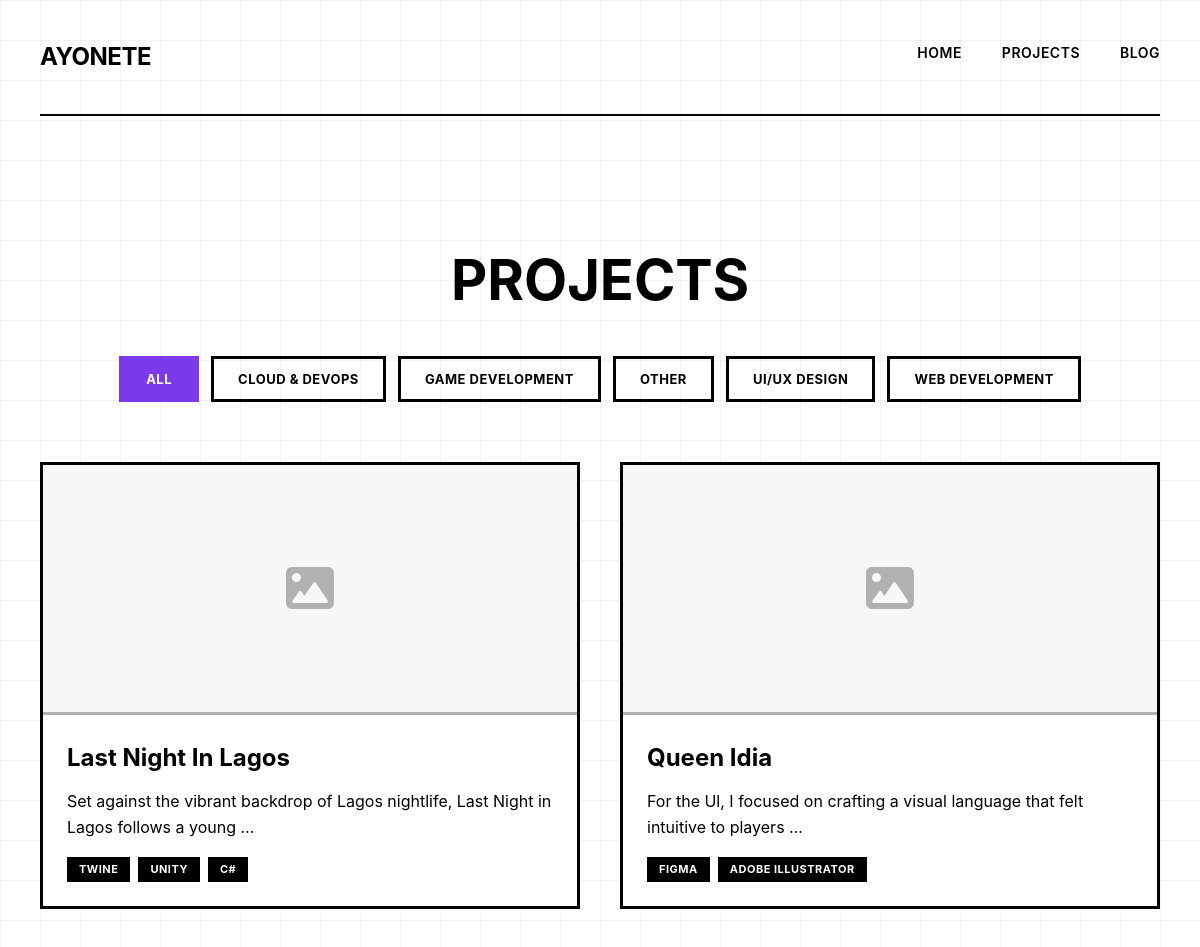
The page /projects/ (upper part) on the database as committed earlier.
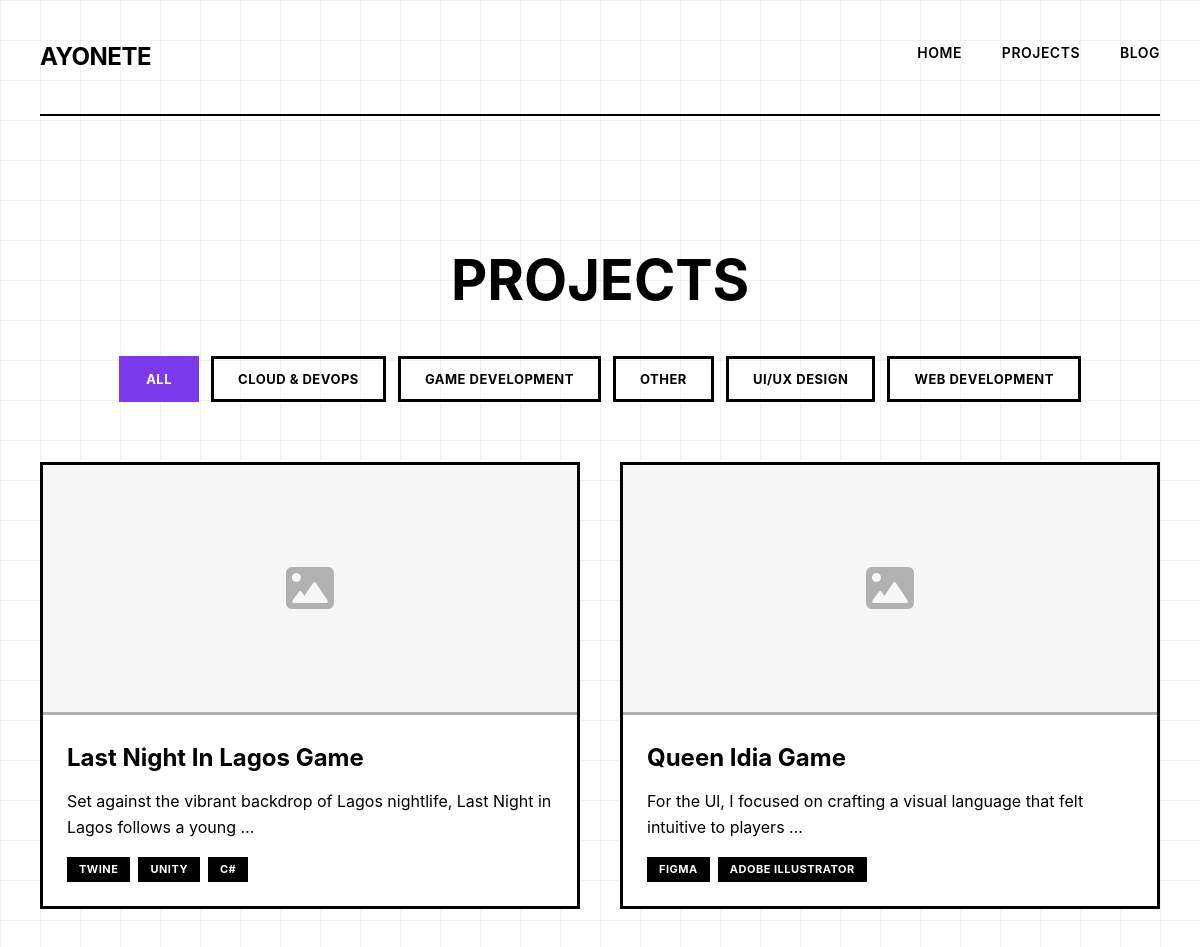
The same page on the database as committed later.
### portfolio/models.py (models this page shows, shortened)
class Project(models.Model):
    title = models.CharField(max_length=200)
    slug = models.SlugField(unique=True, blank=True)
    categories = models.ManyToManyField(Category, related_name='projects')
    short_description = models.CharField(max_length=150)
    description = RichTextUploadingField()
    technologies = models.CharField(max_length=200)  # Comma-separated
    image = models.ImageField(upload_to='projects/', blank=True, null=True)
    project_url = models.URLField(blank=True)
    github_url = models.URLField(blank=True)
    date_completed = models.DateField()
    featured = models.BooleanField(default=False)
    class Meta:
        ordering = ['-date_completed']
    def get_tech_list(self):
        return [tech.strip() for tech in self.technologies.split(',')]

### portfolio/views.py (the view)
# urls.py: path('projects/', views.projects, name='projects'),
def projects(request):
    category_slug = request.GET.get('category')
    if category_slug:
        projects_list = Project.objects.filter(categories__slug=category_slug).distinct()
    else:
        projects_list = Project.objects.all()
    selected_project = projects_list.first() if projects_list.exists() else None
    categories = Category.objects.all()
    return render(request, 'portfolio/projects.html', {
        'projects': projects_list,
        'selected_project': selected_project,
        'categories': categories,
        'active_category': category_slug,
    })

### templates/portfolio/projects.html (shortened to what this page needs)
{% extends 'base.html' %}
{% load static %}
{% block content %}
<div class="container">
    <div class="projects-container">
        <div class="projects-header">
            <h1>Projects</h1>
            <div class="category-filters">
                <button class="filter-btn {% if not active_category %}active{% endif %}"
                        data-category="all">
                    All
                </button>
                {% for category in categories %}
                <button class="filter-btn {% if active_category == category.slug %}active{% endif %}"
                        data-category="{{ category.slug }}">
                    {{ category.display_name }}
                </button>
                {% endfor %}
            </div>
        </div>
        <div class="projects-grid" id="projectsGrid">
            {% for project in projects %}
            <div class="project-card"
                 data-project-index="{{ forloop.counter0 }}"
                 data-categories="{% for cat in project.categories.all %}{{ cat.slug }}{% if not forloop.last %},{% endif %}{% endfor %}">
                {% if project.image %}
                <img src="{{ project.image.url }}" alt="{{ project.title }}">
                {% else %}
                <div class="project-placeholder">
                    <i class="fas fa-image"></i>
                </div>
                {% endif %}
                <div class="project-card-content">
                    <h3>{{ project.title }}</h3>
                    <p>{{ project.short_description|truncatewords:15 }}</p>
                    <div class="project-tech">
                        {% for tech in project.get_tech_list|slice:":3" %}
                        <span>{{ tech }}</span>
                        {% endfor %}
                    </div>
                </div>
                <div class="project-data" style="display:none;"
                     data-title="{{ project.title }}"
                     data-description="{{ project.description|safe }}"
                     data-date="{{ project.date_completed|date:'F Y' }}"
                     data-image="{% if project.image %}{{ project.image.url }}{% endif %}"
                     data-project-url="{{ project.project_url }}"
                     data-github-url="{{ project.github_url }}"
                     data-technologies="{{ project.technologies }}">
                </div>
            </div>
            {% empty %}
            <div class="empty-state">
                <p>No projects available yet.</p>
            </div>
            {% endfor %}
        </div>
    </div>
</div>
{% endblock %}

Rows that differ between the two databases and show on the page:
changed Project: title "Last Night In Lagos" → "Last Night In Lagos Game"
changed Project: title "Queen Idia" → "Queen Idia Game"
